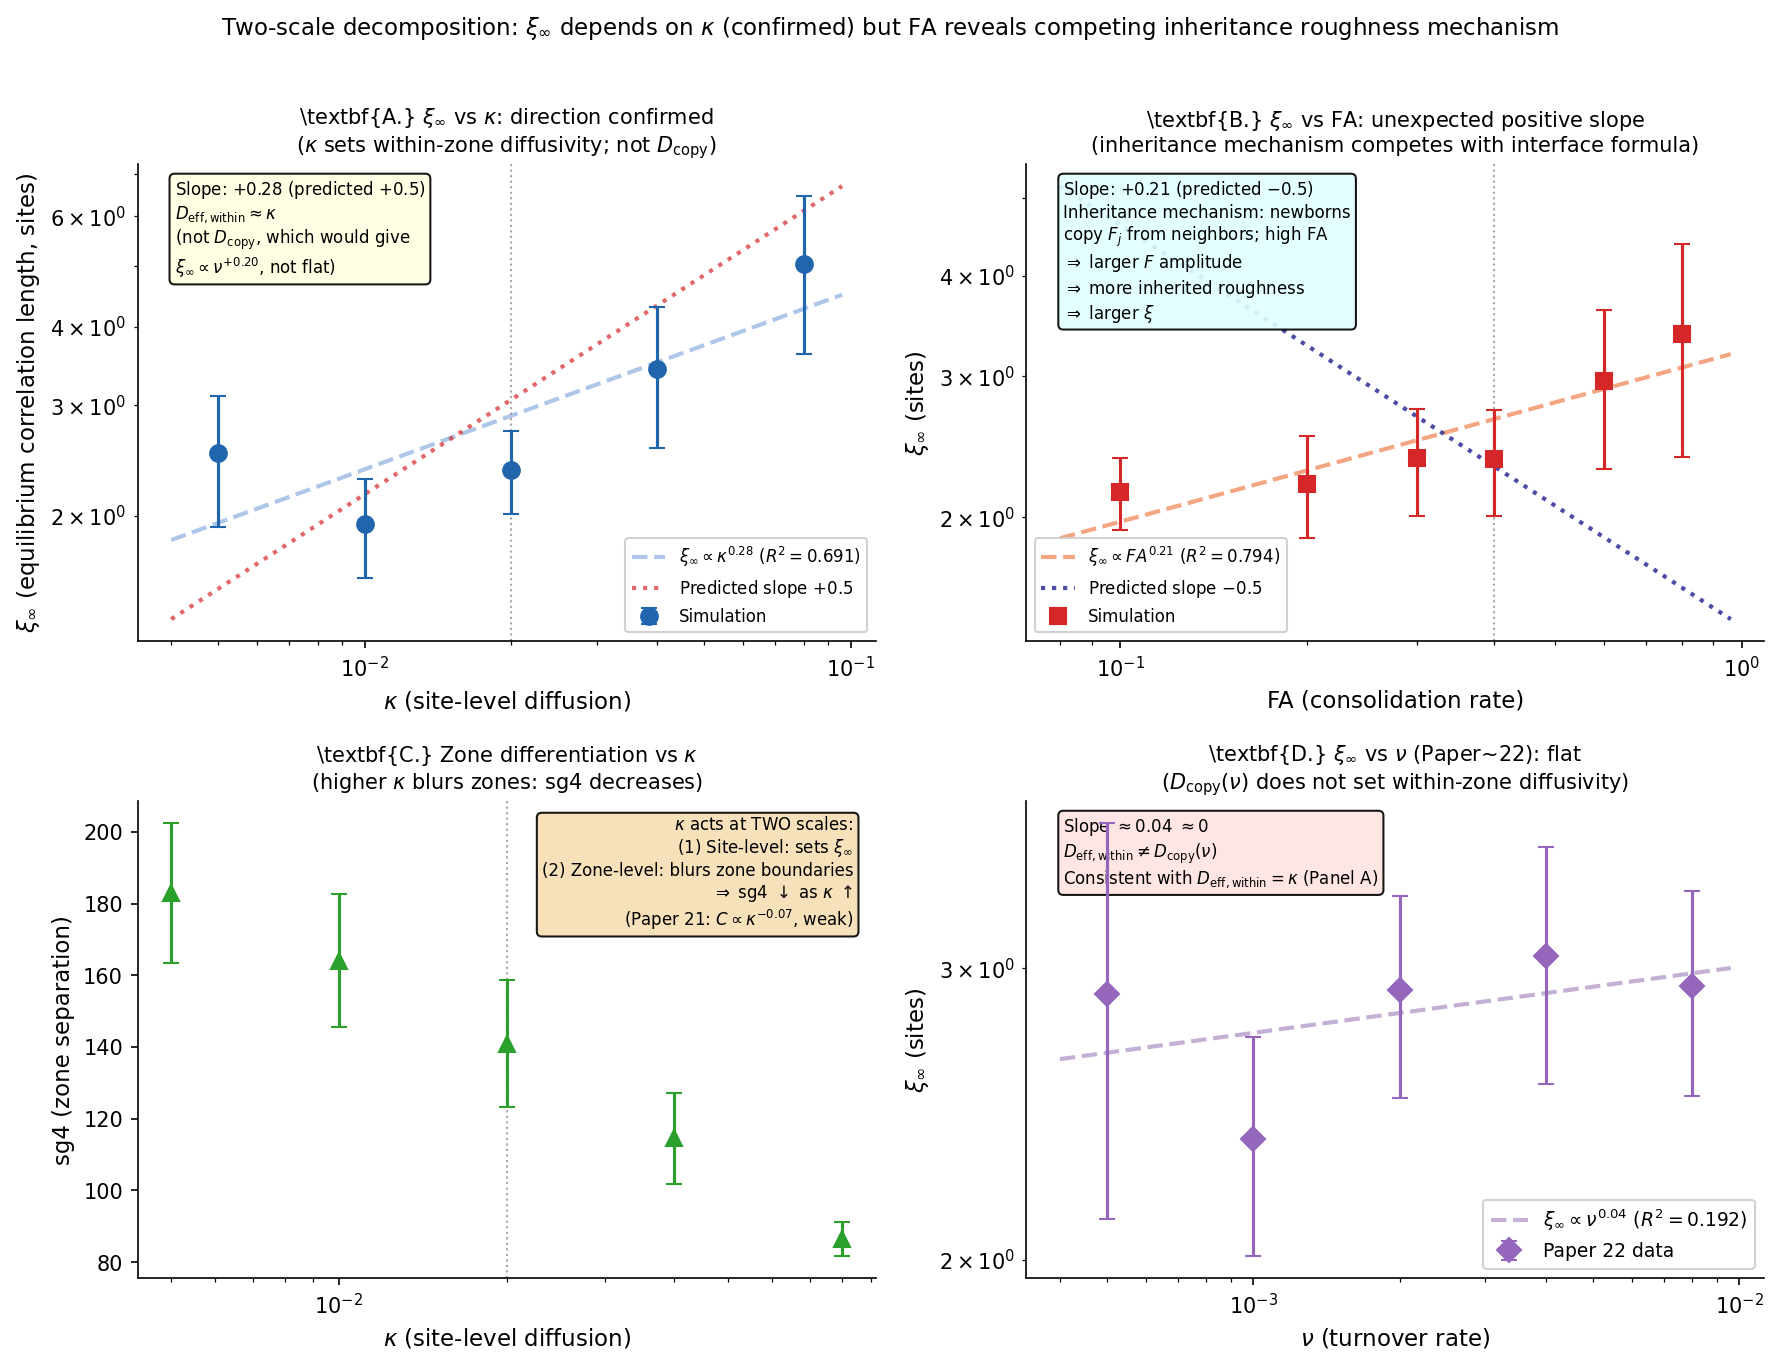

Here is the Python script that generated this plot:
"""
paper23_figure1.py -- Figure 1 for Paper 23

Two-Scale Reynolds Decomposition of VCML.

Panel A: xi_inf vs kappa (main result -- direction correct, kappa^+0.28)
Panel B: xi_inf vs FA   (unexpected positive slope: inheritance mechanism)
Panel C: sg4(T_END) vs kappa (shows kappa controls zone differentiation amplitude)
Panel D: xi_inf vs nu   (flat, from Paper 22 -- confirms D_eff_within != f(nu))
"""
import json, os, math
import numpy as np
import matplotlib
matplotlib.use("Agg")
import matplotlib.pyplot as plt
from scipy.stats import linregress

DIR = os.path.dirname(__file__)
results   = json.load(open(os.path.join(DIR, "results", "paper23_results.json")))
# Load Paper 22 results for the nu-sweep panel
p22_file  = os.path.join(DIR, "..", "paper22_spatial_correlation",
                         "results", "paper22_results.json")
results22 = json.load(open(p22_file))

# ── Parameters ────────────────────────────────────────────────────────────────
T_END      = 3000
CPS        = list(range(200, T_END + 1, 200))
FA_VALS    = [0.10, 0.20, 0.30, 0.40, 0.60, 0.80]
KAPPA_VALS = [0.005, 0.010, 0.020, 0.040, 0.080]
NU_VALS_22 = [0.0005, 0.001, 0.002, 0.004, 0.008]
N_SEEDS    = 5
ZONE_W     = 5
MAX_LAG    = 10
XI_CAP     = 30.0
P_CONSOL   = 0.175
FA_STD     = 0.40
KAPPA_STD  = 0.020


def fit_xi(corr):
    r_vals, log_c = [], []
    for r in range(1, min(ZONE_W + 1, MAX_LAG + 1)):
        if r >= len(corr):
            break
        c = corr[r]
        if not math.isnan(c) and 0.05 < c <= 1.0:
            r_vals.append(r)
            log_c.append(math.log(c))
    if len(r_vals) < 2:
        return float("nan")
    slope, _, _, _, _ = linregress(r_vals, log_c)
    if slope >= 0:
        return float("nan")
    return -1.0 / slope


def collect_xi(res, key_fn, vals, sweep_tag, late_ts=None):
    """Collect (means, sems) of xi_final across all vals."""
    if late_ts is None:
        late_ts = [t for t in CPS if t >= 2400]
    means, sems = [], []
    for val in vals:
        xis = []
        for seed in range(N_SEEDS):
            key = key_fn(sweep_tag, val, seed)
            if key not in res:
                continue
            for t in late_ts:
                corr = res[key].get(f"corr_{t}")
                if corr is not None:
                    xi = fit_xi(corr)
                    if not math.isnan(xi) and xi <= XI_CAP:
                        xis.append(xi)
        means.append(float(np.mean(xis)) if xis else float("nan"))
        sems.append(float(np.std(xis) / math.sqrt(len(xis))) if len(xis) > 1 else 0.0)
    return means, sems


def collect_sg4(res, key_fn, vals, sweep_tag):
    """Collect mean sg4(T_END) across seeds."""
    means, sems = [], []
    for val in vals:
        sg4s = []
        for seed in range(N_SEEDS):
            key = key_fn(sweep_tag, val, seed)
            if key not in res:
                continue
            sg4 = res[key].get(f"sg4_{T_END}")
            if sg4 is not None:
                sg4s.append(sg4)
        means.append(float(np.mean(sg4s)) if sg4s else float("nan"))
        sems.append(float(np.std(sg4s) / math.sqrt(len(sg4s))) if len(sg4s) > 1 else 0.0)
    return means, sems


def p23_key(sweep, val, seed):
    if sweep == "kappa" and abs(val - KAPPA_STD) < 1e-9:
        return f"p23,fa,{FA_STD:.8g},{seed}"
    return f"p23,{sweep},{val:.8g},{seed}"


def p22_key(_, val, seed):   # sweep arg ignored
    return f"p22,{val:.8g},{seed}"


# ── Collect data ──────────────────────────────────────────────────────────────
kap_xi, kap_xi_sem = collect_xi(results, p23_key, KAPPA_VALS, "kappa")
fa_xi,  fa_xi_sem  = collect_xi(results, p23_key, FA_VALS,    "fa")
kap_sg4, kap_sg4_sem = collect_sg4(results, p23_key, KAPPA_VALS, "kappa")
nu_xi,  nu_xi_sem  = collect_xi(results22, p22_key, NU_VALS_22, "nu")

# Power-law fits
def pwrfit(x_vals, y_means, label=""):
    valid = [(x, y) for x, y in zip(x_vals, y_means)
             if not math.isnan(y) and y > 0]
    if len(valid) < 3:
        return float("nan"), float("nan"), float("nan")
    lx = np.log([v[0] for v in valid])
    ly = np.log([v[1] for v in valid])
    slope, intercept, r, _, _ = linregress(lx, ly)
    return slope, intercept, r ** 2


kap_slope, kap_icpt, kap_r2 = pwrfit(KAPPA_VALS, kap_xi)
fa_slope,  fa_icpt,  fa_r2  = pwrfit(FA_VALS,    fa_xi)
nu_slope,  nu_icpt,  nu_r2  = pwrfit(NU_VALS_22, nu_xi)

# ── Figure ────────────────────────────────────────────────────────────────────
fig, axes = plt.subplots(2, 2, figsize=(12, 9))
axes = axes.flatten()
DATA_COLOR = "#2166ac"
FIT_COLOR  = "#aec7e8"
PRED_COLOR = "#d62728"

# ── Panel A: xi_inf vs kappa ──────────────────────────────────────────────────
ax = axes[0]
ax.errorbar(KAPPA_VALS, kap_xi, yerr=kap_xi_sem,
            fmt="o", color=DATA_COLOR, ms=8, lw=1.5, capsize=4,
            label="Simulation", zorder=5)

kap_fine = np.logspace(np.log10(min(KAPPA_VALS) * 0.8),
                        np.log10(max(KAPPA_VALS) * 1.2), 100)
ax.plot(kap_fine, np.exp(kap_icpt) * kap_fine ** kap_slope, "--",
        color=FIT_COLOR, lw=2.0,
        label=rf"$\xi_\infty \propto \kappa^{{{kap_slope:.2f}}}$ ($R^2={kap_r2:.3f}$)")

# Predicted slope +0.5 reference line
pred_slope = 0.5
pred_icpt = np.log(np.mean([y for y in kap_xi if not math.isnan(y)])) \
            - pred_slope * np.log(np.exp(np.mean(np.log(KAPPA_VALS))))
ax.plot(kap_fine, np.exp(pred_icpt) * kap_fine ** pred_slope, ":",
        color=PRED_COLOR, lw=2.0, alpha=0.7,
        label=r"Predicted slope $+0.5$")

ax.set_xscale("log"); ax.set_yscale("log")
ax.axvline(KAPPA_STD, color="gray", ls=":", lw=1.0, alpha=0.7)
ax.set_xlabel(r"$\kappa$ (site-level diffusion)", fontsize=11)
ax.set_ylabel(r"$\xi_\infty$ (equilibrium correlation length, sites)", fontsize=11)
ax.set_title(r"\textbf{A.} $\xi_\infty$ vs $\kappa$: direction confirmed"
             "\n" r"($\kappa$ sets within-zone diffusivity; not $D_{\rm copy}$)",
             fontsize=10)
ax.legend(fontsize=8, framealpha=0.9)
ax.spines["top"].set_visible(False); ax.spines["right"].set_visible(False)
ax.text(0.05, 0.97,
        f"Slope: $+{kap_slope:.2f}$ (predicted $+0.5$)\n"
        r"$D_{\rm eff,within} \approx \kappa$" "\n"
        r"(not $D_{\rm copy}$, which would give" "\n"
        r"$\xi_\infty \propto \nu^{+0.20}$, not flat)",
        transform=ax.transAxes, fontsize=8, ha="left", va="top",
        bbox=dict(boxstyle="round,pad=0.3", facecolor="lightyellow", alpha=0.9))

# ── Panel B: xi_inf vs FA ─────────────────────────────────────────────────────
ax = axes[1]
ax.errorbar(FA_VALS, fa_xi, yerr=fa_xi_sem,
            fmt="s", color="#d62728", ms=8, lw=1.5, capsize=4,
            label="Simulation", zorder=5)

fa_fine = np.logspace(np.log10(min(FA_VALS) * 0.8),
                       np.log10(max(FA_VALS) * 1.2), 100)
ax.plot(fa_fine, np.exp(fa_icpt) * fa_fine ** fa_slope, "--",
        color="#f4a582", lw=2.0,
        label=rf"$\xi_\infty \propto FA^{{{fa_slope:.2f}}}$ ($R^2={fa_r2:.3f}$)")

# Predicted slope -0.5 reference
pred_icpt_fa = np.log(np.mean([y for y in fa_xi if not math.isnan(y)])) \
               - (-0.5) * np.log(np.exp(np.mean(np.log(FA_VALS))))
ax.plot(fa_fine, np.exp(pred_icpt_fa) * fa_fine ** (-0.5), ":",
        color="navy", lw=2.0, alpha=0.7, label=r"Predicted slope $-0.5$")

ax.set_xscale("log"); ax.set_yscale("log")
ax.axvline(FA_STD, color="gray", ls=":", lw=1.0, alpha=0.7)
ax.set_xlabel(r"FA (consolidation rate)", fontsize=11)
ax.set_ylabel(r"$\xi_\infty$ (sites)", fontsize=11)
ax.set_title(r"\textbf{B.} $\xi_\infty$ vs FA: unexpected positive slope"
             "\n(inheritance mechanism competes with interface formula)",
             fontsize=10)
ax.legend(fontsize=8, framealpha=0.9)
ax.spines["top"].set_visible(False); ax.spines["right"].set_visible(False)
ax.text(0.05, 0.97,
        f"Slope: $+{fa_slope:.2f}$ (predicted $-0.5$)\n"
        "Inheritance mechanism: newborns\n"
        r"copy $F_j$ from neighbors; high FA" "\n"
        r"$\Rightarrow$ larger $F$ amplitude" "\n"
        r"$\Rightarrow$ more inherited roughness" "\n"
        r"$\Rightarrow$ larger $\xi$",
        transform=ax.transAxes, fontsize=8, ha="left", va="top",
        bbox=dict(boxstyle="round,pad=0.3", facecolor="lightcyan", alpha=0.9))

# ── Panel C: sg4(T_END) vs kappa ─────────────────────────────────────────────
ax = axes[2]
ax.errorbar(KAPPA_VALS, kap_sg4, yerr=kap_sg4_sem,
            fmt="^", color="#2ca02c", ms=8, lw=1.5, capsize=4, zorder=5)
ax.axvline(KAPPA_STD, color="gray", ls=":", lw=1.0, alpha=0.7)
ax.set_xscale("log")
ax.set_xlabel(r"$\kappa$ (site-level diffusion)", fontsize=11)
ax.set_ylabel("sg4 (zone separation)", fontsize=11)
ax.set_title(r"\textbf{C.} Zone differentiation vs $\kappa$"
             r" (higher $\kappa$ blurs zones: sg4 decreases)", fontsize=10)
ax.spines["top"].set_visible(False); ax.spines["right"].set_visible(False)
ax.text(0.97, 0.97,
        r"$\kappa$ acts at TWO scales:" "\n"
        r"(1) Site-level: sets $\xi_\infty$" "\n"
        r"(2) Zone-level: blurs zone boundaries" "\n"
        r"$\Rightarrow$ sg4 $\downarrow$ as $\kappa$ $\uparrow$" "\n"
        r"(Paper 21: $C \propto \kappa^{-0.07}$, weak)",
        transform=ax.transAxes, fontsize=8, ha="right", va="top",
        bbox=dict(boxstyle="round,pad=0.3", facecolor="wheat", alpha=0.9))

# ── Panel D: xi_inf vs nu (Paper 22 reference) ───────────────────────────────
ax = axes[3]
ax.errorbar(NU_VALS_22, nu_xi, yerr=nu_xi_sem,
            fmt="D", color="#9467bd", ms=8, lw=1.5, capsize=4,
            label="Paper 22 data", zorder=5)

if not math.isnan(nu_slope):
    nu_fine = np.logspace(np.log10(min(NU_VALS_22) * 0.8),
                           np.log10(max(NU_VALS_22) * 1.2), 100)
    ax.plot(nu_fine, np.exp(nu_icpt) * nu_fine ** nu_slope, "--",
            color="#c5b0d5", lw=2.0,
            label=rf"$\xi_\infty \propto \nu^{{{nu_slope:.2f}}}$ ($R^2={nu_r2:.3f}$)")

ax.set_xscale("log"); ax.set_yscale("log")
ax.set_xlabel(r"$\nu$ (turnover rate)", fontsize=11)
ax.set_ylabel(r"$\xi_\infty$ (sites)", fontsize=11)
ax.set_title(r"\textbf{D.} $\xi_\infty$ vs $\nu$ (Paper~22): flat"
             "\n" r"($D_{\rm copy}(\nu)$ does not set within-zone diffusivity)",
             fontsize=10)
ax.legend(fontsize=9, framealpha=0.9)
ax.spines["top"].set_visible(False); ax.spines["right"].set_visible(False)
ax.text(0.05, 0.97,
        rf"Slope $\approx {nu_slope:.2f}$ $\approx 0$" "\n"
        r"$D_{\rm eff,within} \neq D_{\rm copy}(\nu)$" "\n"
        r"Consistent with $D_{\rm eff,within} = \kappa$ (Panel A)",
        transform=ax.transAxes, fontsize=8, ha="left", va="top",
        bbox=dict(boxstyle="round,pad=0.3", facecolor="mistyrose", alpha=0.9))

fig.suptitle(
    r"Two-scale decomposition: $\xi_\infty$ depends on $\kappa$ (confirmed) "
    r"but FA reveals competing inheritance roughness mechanism",
    fontsize=11, y=1.01
)
fig.tight_layout()

OUT = os.path.join(DIR, "paper23_figure1")
fig.savefig(OUT + ".pdf", bbox_inches="tight")
fig.savefig(OUT + ".png", dpi=150, bbox_inches="tight")
print(f"Saved {OUT}.pdf and {OUT}.png")

print(f"\nKey results:")
print(f"  xi_inf ~ kappa^{kap_slope:.3f}  R2={kap_r2:.4f}  (predicted: +0.5)")
print(f"  xi_inf ~ FA^{fa_slope:.3f}       R2={fa_r2:.4f}  (predicted: -0.5, REVERSED)")
print(f"  xi_inf ~ nu^{nu_slope:.3f}        R2={nu_r2:.4f}  (predicted: ~0, from Paper 22)")
print(f"\n  Geometric prefactor C_geo (kappa sweep): {np.mean([y/math.sqrt(k/(P_CONSOL*FA_STD)) for k,y in zip(KAPPA_VALS, kap_xi) if not math.isnan(y)]):.2f}")
